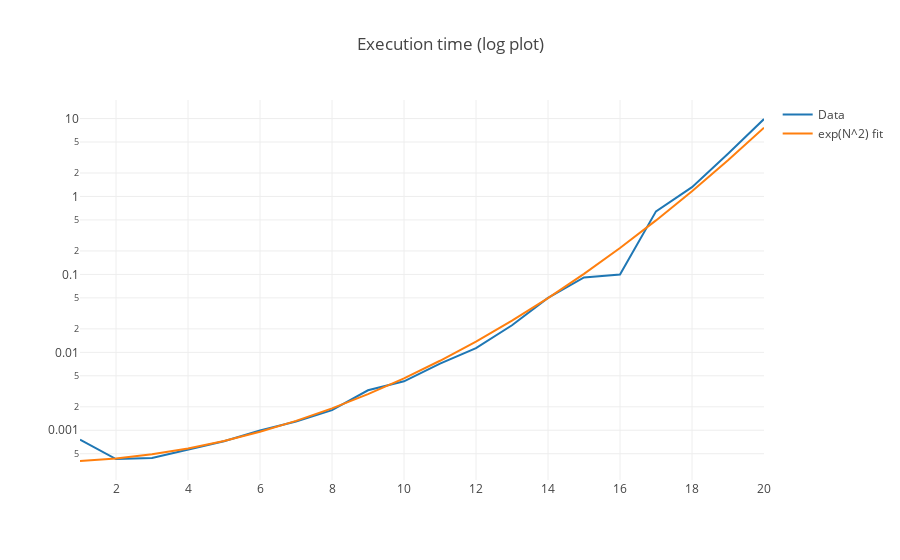

Notebook code for this chart:
### Markdown cell above
### 3 Direct sampling
The direct sampler we implemented provides the right distributions, but saldy has very poor performance as we increase the number of spheres. The time required to generate a valid configuration will grow exponentially.

We can try to make a rough analytical estimate of the time required. The number of steps $T$ required to get a valid configuration (i.e. without overlaps) is geometrically distributed:

$$
\mathbb{E}[T] = \frac{1}{P_{acc}}
$$


where $P_{acc}$ is the probability of generating a single valid configuration. We must then calculate the probability of having no overlap when extracting the k-th sphere, but this is not completely trivial since it depends on the position of the previously extracted spheres. Since we are interested in asymptotic behaviour, we can just deal with an upper bound. If we consider $N$ spheres labeled by $k = 0, 1, \dots, N - 1$, the probability $p_k$ of accepting the k-th sphere is

$$
p_k \leq 1 - \frac{2\sigma}{L - 2\sigma}k
$$

thus

$$
P_{acc} = \prod_{k = 0}^{N - 1}p_k \leq \prod_{k=0}^{N-1}\left( 1 - \frac{2\sigma}{L - 2\sigma}k \right)
$$

We define $\lambda = \frac{L - 2\sigma}{2\sigma}$ (note that $\lambda$ has a physical meaning: it’s the maximum number of spheres of radius $\sigma$ we can place on the line of length $L$ without counting the first one). After few simple manipulations we get:

$$
P_{acc} \leq \lambda^{-N} \frac{\Gamma(\lambda)}{\Gamma(\lambda - N)}
$$

Let’s assume that $\lambda \gg 1$ (i.e. the line is long with respect to the sphere radius) and that $\lambda \gg N$ (i.e. we optimistically consider sparse configurations with N small with respect to the maximum number of spheres we could fit on the line). Then we can use Stirling’s expansion to get:

$$
\lambda^{-N} \frac{\Gamma(\lambda)}{\Gamma(\lambda - N)} \simeq e^{-N} \left(1 + \frac{N}{\lambda - N}\right)^{\lambda - N + \frac{1}{2}}
$$

taking the logarithm and expanding to first order in $\frac{1}{\lambda}$ we have

$$
\log(P_{acc}) \lesssim -\frac{N^2}{2(\lambda - N)} + \frac{N}{2(\lambda - N)}  
$$

Eventually leading to the result

$$
\mathbb{E}[T] \gtrsim \exp\left(\frac{N^2}{2\lambda}\right)
$$

This is diverging very quickly! We can check this by doing a simple benchmark.
Fitting the data with a function $a\exp(b n^2)$ we obtain a coefficient $b \sim \frac{1}{\lambda}$.

### Code cell
Ns = np.arange(1, 21)
times_direct = np.zeros_like(Ns, dtype=np.float_)
for i, n in enumerate(Ns):
    sampler_direct = DirectSampler(n, 10, 0.1)
    
    times_direct[i] = timeit.timeit(sampler_direct.sample, number=3)


# Try the fit (we fit the log or we would get overflows).
f = lambda x, a, b: a + (b * x**2)
a, b = curve_fit(f, Ns, np.log(times_direct))[0]

print("Fit: {:f}*exp({:f}*n^2)".format(np.exp(a), b))

data = [
    Scatter(x=Ns, y=times_direct, name="Data"),
    Scatter(x=Ns, y=np.exp(f(Ns, a, b)), name="exp(N^2) fit")
]
lyt = Layout(title="Execution time (log plot)", yaxis=dict(type="log"))
py.iplot(Figure(data=data, layout=lyt))

### Figure 1 — Plotly figure (JSON) as saved in the notebook; plotly's stock layout.template omitted (floating-point values rounded to 4 significant figures)
{"data": [{"name": "Data", "type": "scatter", "x": [1, 2, 3, 4, 5, 6, 7, 8, 9, 10, 11, 12, 13, 14, 15, 16, 17, 18, 19, 20], "y": [0.0007579, 0.0004267, 0.0004421, 0.0005691, 0.0007213, 0.0009943, 0.001295, 0.001812, 0.003263, 0.00425, 0.007163, 0.01132, 0.02229, 0.04998, 0.09138, 0.09974, 0.6446, 1.319, 3.533, 9.87]}, {"name": "exp(N^2) fit", "type": "scatter", "x": [1, 2, 3, 4, 5, 6, 7, 8, 9, 10, 11, 12, 13, 14, 15, 16, 17, 18, 19, 20], "y": [0.0004034, 0.0004344, 0.0004915, 0.0005842, 0.0007295, 0.0009571, 0.001319, 0.00191, 0.002906, 0.004645, 0.0078, 0.01376, 0.02551, 0.04967, 0.1016, 0.2184, 0.4932, 1.17, 2.916, 7.636]}], "layout": {"title": "Execution time (log plot)", "yaxis": {"type": "log"}}}
